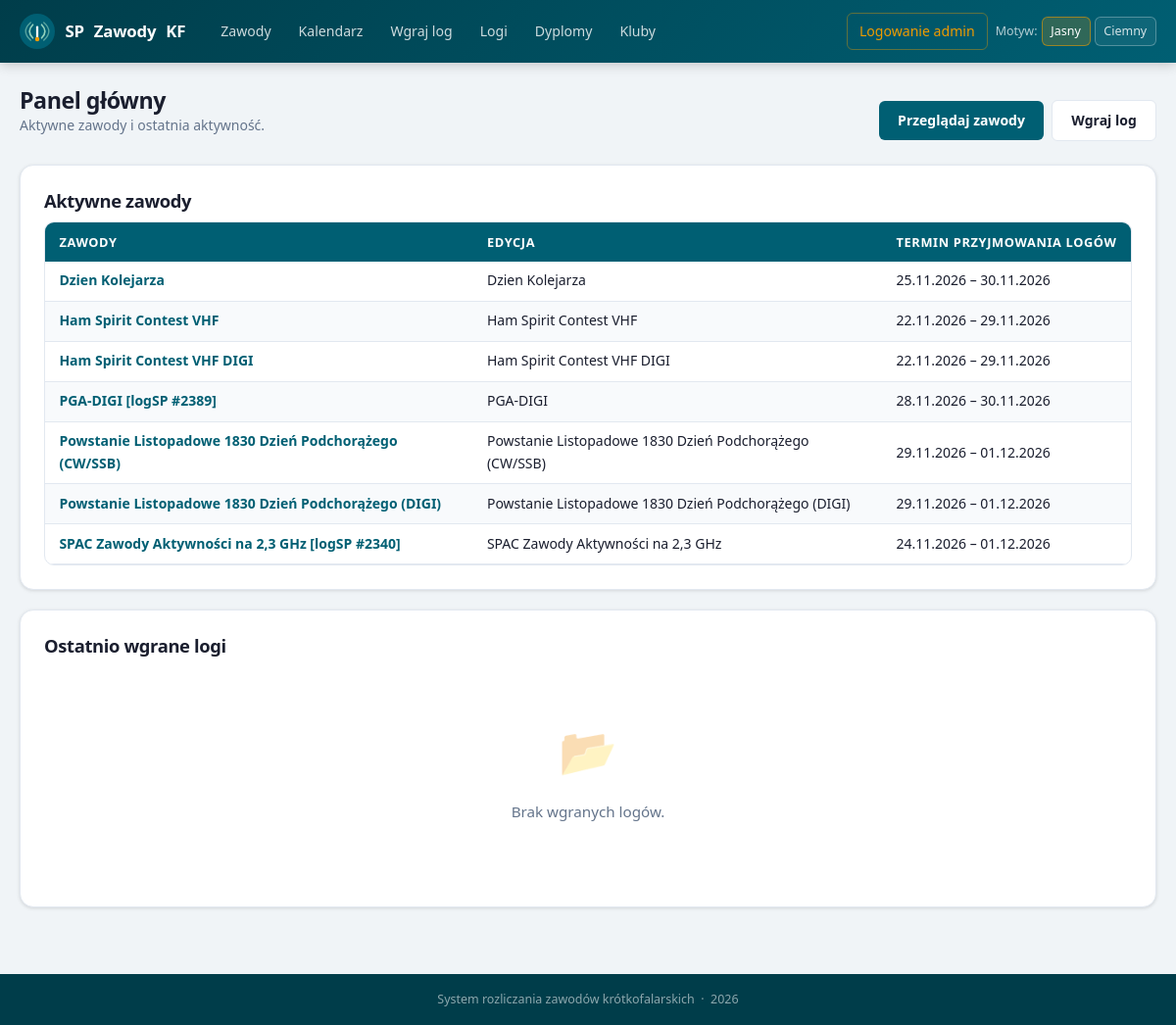
The page / on the database its author committed.
### app/models.py (models this page shows, shortened)
class ContestEdition(db.Model):
    id = db.Column(db.Integer, primary_key=True)
    contest_id = db.Column(db.Integer, db.ForeignKey("contest.id"), nullable=False)
    year = db.Column(db.Integer, nullable=False)
    name = db.Column(db.String(120), nullable=True)
    description = db.Column(db.Text, nullable=True)
    status = db.Column(db.String(32), default="draft", nullable=False)
    submission_open_at = db.Column(db.DateTime, nullable=True)
    submission_deadline = db.Column(db.DateTime, nullable=True)
    created_at = db.Column(db.DateTime, default=datetime.utcnow, nullable=False)
    contest = db.relationship("Contest", back_populates="editions")
    rules = db.relationship(
        "ContestRule",
        back_populates="edition",
        cascade="all, delete-orphan",
        order_by="ContestRule.key",
    )
    logs = db.relationship(
        "ContestLog",
        back_populates="edition",
        cascade="all, delete-orphan",
        order_by="ContestLog.uploaded_at.desc()",
    )
    categories = db.relationship(
        "ContestCategory",
        back_populates="edition",
        cascade="all, delete-orphan",
        order_by="ContestCategory.name",
    )
    certificate_template = db.relationship(
        "CertificateTemplate",
        back_populates="edition",
        uselist=False,
        cascade="all, delete-orphan",
    )
    __table_args__ = (db.UniqueConstraint("contest_id", "year", name="uq_contest_edition_year"),)

class Contest(db.Model):
    id = db.Column(db.Integer, primary_key=True)
    name = db.Column(db.String(120), nullable=False, unique=True)
    description = db.Column(db.Text, nullable=True)
    is_yearly_recurring = db.Column(db.Boolean, default=True, nullable=False)
    created_at = db.Column(db.DateTime, default=datetime.utcnow, nullable=False)
    editions = db.relationship(
        "ContestEdition",
        back_populates="contest",
        cascade="all, delete-orphan",
        order_by="ContestEdition.year.desc()",
    )
    rule_notes = db.relationship(
        "ContestRuleNote",
        back_populates="contest",
        cascade="all, delete-orphan",
        order_by="ContestRuleNote.created_at.desc()",
    )

### app/routes.py (the view)
@bp.route("/")
def index():
    now = datetime.utcnow()
    editions = (
        ContestEdition.query.join(ContestEdition.contest)
        .filter(
            ContestEdition.status == "accepting_logs",
            or_(ContestEdition.submission_open_at.is_(None), ContestEdition.submission_open_at <= now),
            or_(ContestEdition.submission_deadline.is_(None), ContestEdition.submission_deadline >= now),
        )
        .order_by(Contest.name.asc(), ContestEdition.year.desc())
        .all()
    )
    recent_logs = ContestLog.query.order_by(ContestLog.submitted_at.desc()).limit(10).all()
    return render_template(
        "index.html",
        editions=editions,
        recent_logs=recent_logs,
    )

### app/admin_auth.py (called while the page is built)
def get_current_admin_user() -> AdminUser | None:
    if hasattr(g, "current_admin_user"):
        return g.current_admin_user
    user_id = session.get(SESSION_KEY)
    if not user_id:
        g.current_admin_user = None
        return None
    user = db.session.get(AdminUser, user_id)
    g.current_admin_user = user
    return user

### app/templates/index.html (shortened to what this page needs)
{% extends 'base.html' %}
{% block content %}
<div class="page-header">
    <div>
        <h2>Panel główny</h2>
        <p class="muted mb-0">Aktywne zawody i ostatnia aktywność.</p>
    </div>
    <div class="btn-group mt-0">
        <a href="{{ url_for('main.contests') }}" class="button">Przeglądaj zawody</a>
        <a href="{{ url_for('main.upload_log') }}" class="button btn-secondary">Wgraj log</a>
    </div>
</div>
<section class="card">
    <h3>Aktywne zawody</h3>
    {% if editions %}
        <div class="table-wrap">
        <table>
            <thead>
                <tr>
                    <th>Zawody</th>
                    <th>Edycja</th>
                    <th>Termin przyjmowania logów</th>
                </tr>
            </thead>
            <tbody>
                {% for edition in editions %}
                <tr>
                    <td><a href="{{ url_for('main.contest_detail', contest_id=edition.contest_id) }}"><strong>{{ edition.contest.name }}</strong></a></td>
                    <td>{{ edition.name or edition.year }}</td>
                    <td>
                        {{ edition.submission_open_at.strftime('%d.%m.%Y') if edition.submission_open_at else 'Teraz' }}
                        – {{ edition.submission_deadline.strftime('%d.%m.%Y') if edition.submission_deadline else 'bez terminu' }}
                    </td>
                </tr>
                {% endfor %}
            </tbody>
        </table>
        </div>
    {% else %}
        <div class="empty-state">
            <div class="empty-state-icon">📡</div>
            <p>Brak obecnie aktywnych zawodów. <a href="{{ url_for('main.contest_calendar') }}">Zobacz kalendarz</a>.</p>
        </div>
    {% endif %}
</section>
<section class="card">
    <h3>Ostatnio wgrane logi</h3>
    {% if recent_logs %}
        <div class="table-wrap">
        <table>
            <thead>
                <tr>
                    <th>Wgrano</th>
                    <th>Edycja</th>
                    <th>Callsign</th>
                    <th>Kategoria</th>
                    <th>Wynik</th>
                    <th>Status</th>
                    <th></th>
                </tr>
            </thead>
            <tbody>
                {% for log in recent_logs %}
                <tr>
                    <td class="muted">{{ log.uploaded_at.strftime('%Y-%m-%d %H:%M') }}</td>
                    <td>{{ log.contest.name }} {{ log.edition.year }}</td>
                    <td><strong>{{ log.station_call or '—' }}</strong></td>
                    <td>{{ log.category.name if log.category else '—' }}</td>
                    <td><strong>{{ log.computed_score }}</strong></td>
                    <td><span class="badge badge-{{ log.submission_status }}">{{ status_pl(log.submission_status) }}</span></td>
                    <td><a href="{{ url_for('main.log_detail', log_id=log.id) }}">Podgląd</a></td>
                </tr>
                {% endfor %}
            </tbody>
        </table>
        </div>
    {% else %}
        <div class="empty-state">
            <div class="empty-state-icon">📂</div>
            <p>Brak wgranych logów.</p>
        </div>
    {% endif %}
</section>
{% endblock %}

### app/static/styles.css (style rules this page uses)
:root { --clr-primary: #005f73; --clr-primary-dark: #003d4a; --clr-primary-light: #0a9396; --clr-accent: #ee9b00; --clr-accent-light: #fef3c7; --clr-bg: #f0f4f7; --clr-surface: #ffffff; --clr-surface-2: #f8fafc; --clr-ink: #1a1e2e; --clr-ink-muted: #64748b; --clr-border: #e2e8f0; --clr-border-soft: #f1f5f9; --clr-ok: #065f46; --clr-ok-bg: #d1fae5; --clr-ok-border: #6ee7b7; --clr-bad: #991b1b; --clr-bad-bg: #fee2e2; --clr-bad-border: #fca5a5; --clr-warn: #92400e; --clr-warn-bg: #fef3c7; --clr-warn-border: #fcd34d; --clr-info: #1e40af; --clr-info-bg: #dbeafe; --clr-info-border: #93c5fd; --shadow-xs: 0 1px 2px rgba(0,0,0,.06); --shadow-sm: 0 1px 4px rgba(0,0,0,.08), 0 1px 3px rgba(0,0,0,.05); --shadow-md: 0 4px 12px rgba(0,0,0,.08), 0 2px 4px rgba(0,0,0,.05); --shadow-lg: 0 10px 25px rgba(0,0,0,.10), 0 4px 8px rgba(0,0,0,.06); --radius: 10px; --radius-sm: 6px; --radius-lg: 14px; --header-h: 64px; }
*, *::before, *::after { box-sizing: border-box; }
html { scroll-behavior: smooth; }
body { margin: 0; font-family: "Segoe UI", system-ui, -apple-system, sans-serif; font-size: 15px; line-height: 1.6; color: var(--clr-ink); background: var(--clr-bg); min-height: 100vh; display: flex; flex-direction: column; }
h1, h2, h3, h4 { margin-top: 0; font-weight: 700; line-height: 1.25; letter-spacing: -0.02em; }
h2 { font-size: 1.45rem; margin-bottom: .75rem; }
h3 { font-size: 1.15rem; margin-bottom: .6rem; }
a { color: var(--clr-primary); text-decoration: none; }
p { margin: 0 0 .75rem; }
.card { background: var(--clr-surface); border: 1px solid var(--clr-border); border-radius: var(--radius-lg); padding: 1.5rem; margin-bottom: 1.25rem; box-shadow: var(--shadow-sm); }
button, .button, .button-link { display: inline-flex; align-items: center; justify-content: center; gap: .4rem; padding: .55rem 1.2rem; font: inherit; font-size: .875rem; font-weight: 600; border: none; border-radius: var(--radius-sm); cursor: pointer; text-decoration: none; transition: background .15s, box-shadow .15s, transform .1s; white-space: nowrap; background: var(--clr-primary); color: #fff; margin-top: .9rem; }
.btn-secondary { background: var(--clr-surface); color: var(--clr-ink); border: 1.5px solid var(--clr-border); }
.btn-group { display: flex; gap: .5rem; flex-wrap: wrap; margin-top: 1rem; align-items: center; }
.table-wrap { overflow-x: auto; border-radius: var(--radius); border: 1px solid var(--clr-border); }
table { width: 100%; border-collapse: collapse; }
thead th { background: var(--clr-primary); color: #fff; padding: .6rem .9rem; font-size: .8rem; font-weight: 600; text-transform: uppercase; letter-spacing: .05em; text-align: left; white-space: nowrap; }
thead th:first-child { border-radius: var(--radius-sm) 0 0 0; }
thead th:last-child { border-radius: 0 var(--radius-sm) 0 0; }
tbody tr:nth-child(even) td { background: var(--clr-surface-2); }
td { padding: .55rem .9rem; font-size: .875rem; vertical-align: middle; border-bottom: 1px solid var(--clr-border); color: var(--clr-ink); }
td:last-child { white-space: nowrap; }
.page-header { display: flex; align-items: flex-start; justify-content: space-between; gap: 1rem; margin-bottom: 1.5rem; flex-wrap: wrap; }
.page-header h2 { margin: 0; }
.empty-state { text-align: center; padding: 3rem 1rem; color: var(--clr-ink-muted); }
.empty-state-icon { font-size: 3rem; margin-bottom: .75rem; opacity: .4; }
.empty-state p { font-size: .95rem; }
.muted { color: var(--clr-ink-muted); font-size: .875rem; }
.mt-0 { margin-top: 0; }
.mb-0 { margin-bottom: 0; }

### rows shown on the page
ContestEdition: contest.name "Dzien Kolejarza", name "Dzien Kolejarza", submission_open_at "25.11.2026", submission_deadline "30.11.2026"
ContestEdition: contest.name "Ham Spirit Contest VHF", name "Ham Spirit Contest VHF", submission_open_at "22.11.2026", submission_deadline "29.11.2026"
ContestEdition: contest.name "Ham Spirit Contest VHF DIGI", name "Ham Spirit Contest VHF DIGI", submission_open_at "22.11.2026", submission_deadline "29.11.2026"
ContestEdition: contest.name "PGA-DIGI [logSP #2389]", name "PGA-DIGI", submission_open_at "28.11.2026", submission_deadline "30.11.2026"
ContestEdition: contest.name "Powstanie Listopadowe 1830 Dzień Podchorążego (CW/SSB)", name "Powstanie Listopadowe 1830 Dzień Podchorążego (CW/SSB)", submission_open_at "29.11.2026", submission_deadline "01.12.2026"
ContestEdition: contest.name "Powstanie Listopadowe 1830 Dzień Podchorążego (DIGI)", name "Powstanie Listopadowe 1830 Dzień Podchorążego (DIGI)", submission_open_at "29.11.2026", submission_deadline "01.12.2026"
ContestEdition: contest.name "SPAC Zawody Aktywności na 2,3 GHz [logSP #2340]", name "SPAC Zawody Aktywności na 2,3 GHz", submission_open_at "24.11.2026", submission_deadline "01.12.2026"

### other values the page prints
{{ t('nav_contests') }} "Zawody"
{{ t('nav_calendar') }} "Kalendarz"
{{ t('nav_upload_log') }} "Wgraj log"
{{ t('nav_logs') }} "Logi"
{{ t('nav_certificates') }} "Dyplomy"
{{ t('nav_clubs') }} "Kluby"
{{ t('nav_admin_login') }} "Logowanie admin"
{{ t('theme') }} "Motyw"
{{ t('theme_light') }} "Jasny"
{{ t('theme_dark') }} "Ciemny"
{{ t('site_footer') }} "System rozliczania zawodów krótkofalarskich"
